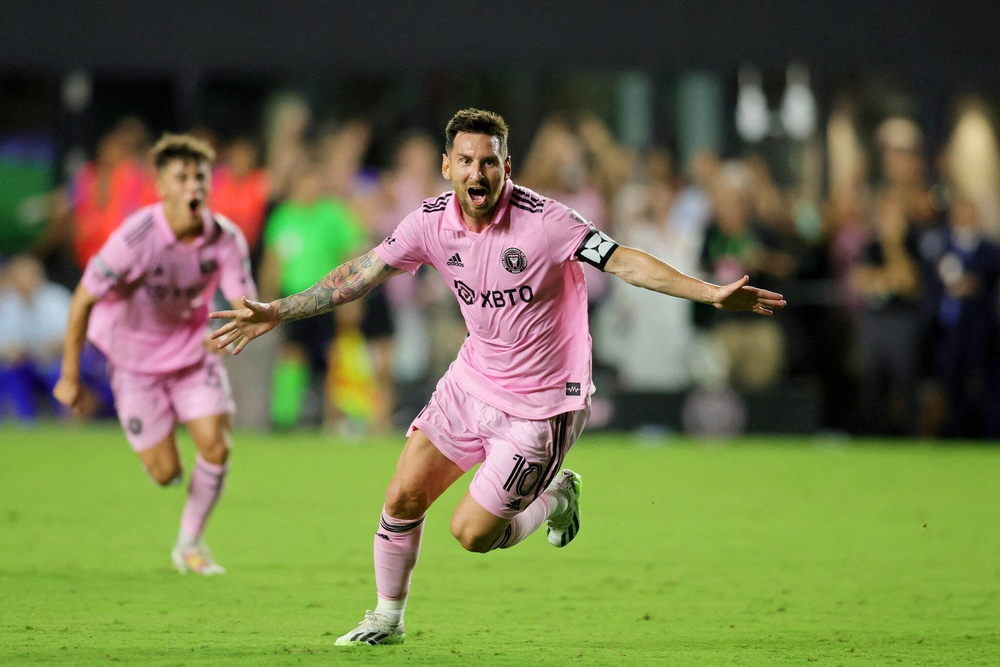
#> input picture images/messi.jpeg, 1000 x 667 px, shrunk from 2048 x 1365 before the run
$ jupyter execute cropping.ipynb
#> lines starting #> are read from the running program, lines starting #| are printed output that depends on the picture
[cell 1]
import cv2
from matplotlib import pyplot as plt
import numpy as np

[cell 2]
image = cv2.imread('../images/messi.jpeg')
#> image is the input picture: shape (667, 1000, 3); mean B, G, R 73, 113.8, 109.5
image = cv2.cvtColor(image, cv2.COLOR_BGR2RGB)

height = 300
width = 500

[cell 3]
plt.figure(figsize=(20, 20))
plt.subplot(2, 2, 1)
plt.title("Original")
plt.imshow(image)

[cell 4]
hgt, wdt = image.shape[:2]
#> hgt = 667; wdt = 1000
start_row, start_col = int(hgt * .25), int(wdt * .25)
#> start_row = 166; start_col = 250
end_row = start_row + height
#> end_row = 466
end_col = start_col + width
#> end_col = 750
cropped = image[start_row:end_row , start_col:end_col]
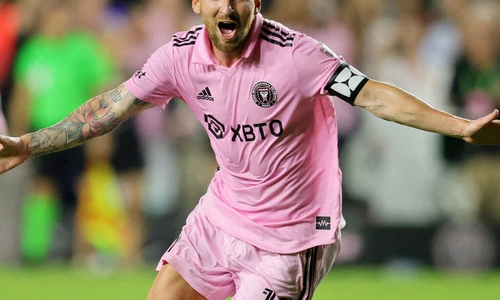
#> cropped: shape (300, 500, 3); mean R, G, B 143.3, 131.2, 111.3

plt.subplot(2, 2, 2)
plt.imshow(cropped)


$ run again, with images/building.jpeg copied over images/messi.jpeg
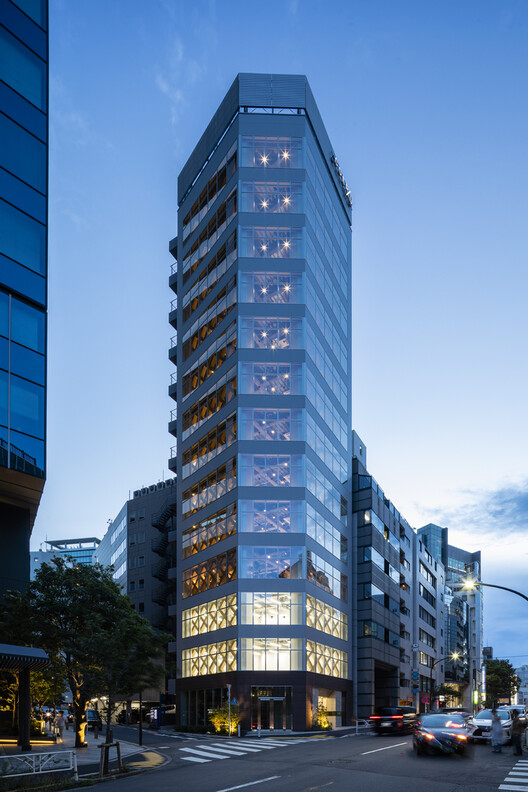
#> input picture images/building.jpeg, 528 x 792 px
#> image is the input picture: shape (792, 528, 3); mean B, G, R 159.1, 124.4, 96.3
#> `cropped = image[start_row:end_row , start_col:end_col]`:
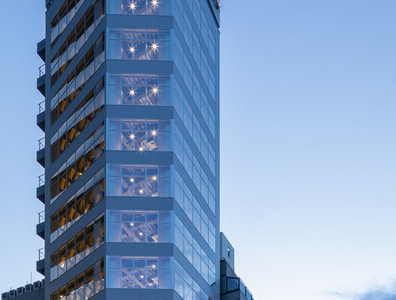
#> cropped: shape (300, 396, 3); mean R, G, B 129.8, 157.2, 192.8

$ run again, with images/assortment-of-fruits.jpg copied over images/messi.jpeg
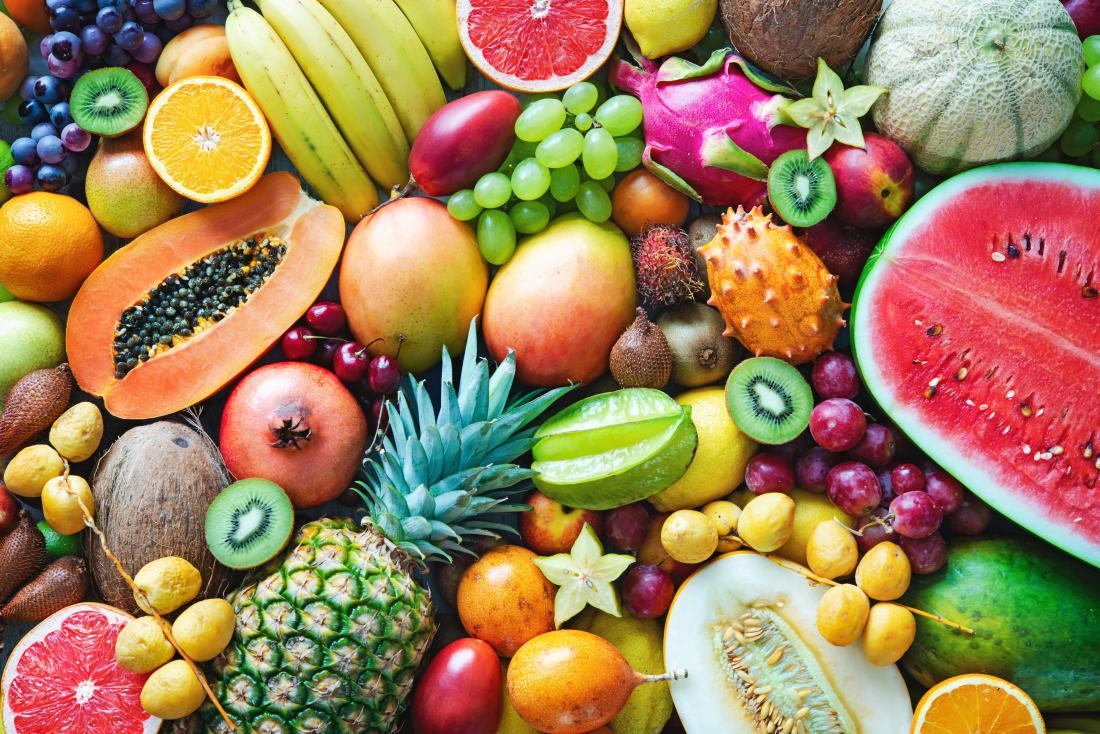
#> input picture images/assortment-of-fruits.jpg, 1100 x 734 px
#> image is the input picture: shape (734, 1100, 3); mean B, G, R 88.3, 126.3, 157.5
#> `cropped = image[start_row:end_row , start_col:end_col]`:
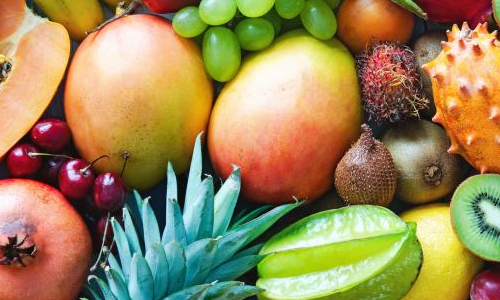
#> cropped: shape (300, 500, 3); mean R, G, B 154.8, 134.6, 87.7
